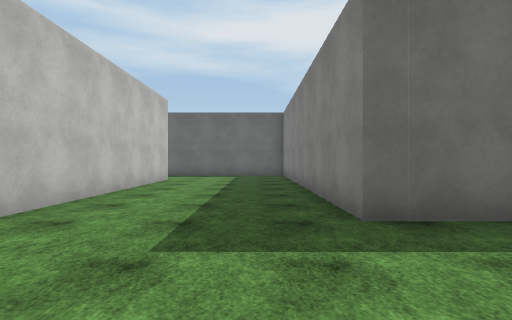
view 1 (above)

22 first-person views from a walk through a scene from a Unity 3-D project. The camera is 1.3 m above the floor, looks level and sees 80° across. The floor is counted in squares, 2 m on a side. Each view is taken from the middle of a square. On the plan, view 1 faces up. The plan holds only what a view shows up to about 10 squares ahead; the rest is blank. The place goes on beyond the plan. The player character is not drawn. Surface patterns are stand-ins for the level's own textures.

view 2
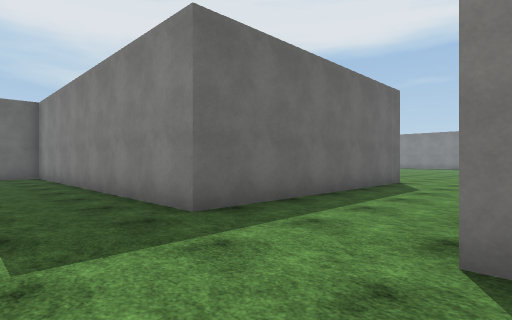

view 3
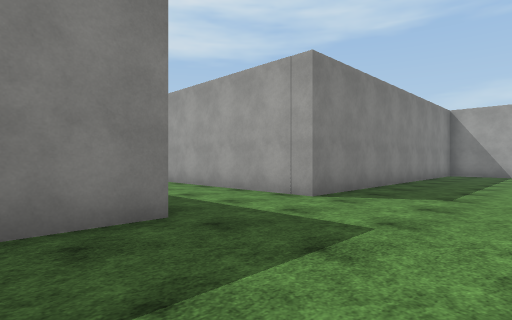

view 4
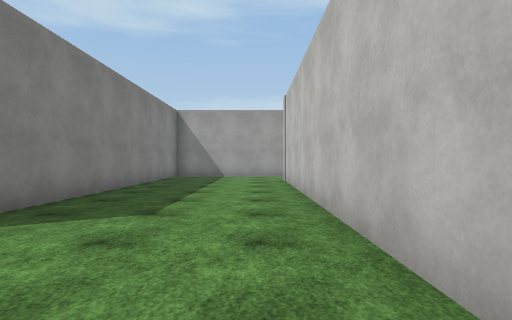

view 5
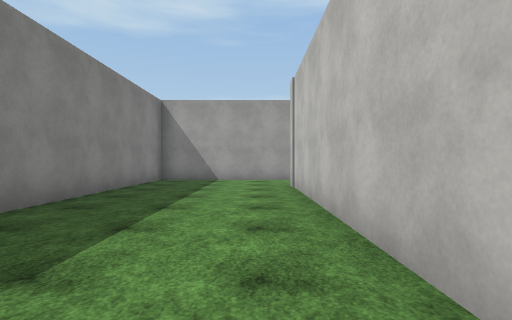

view 6
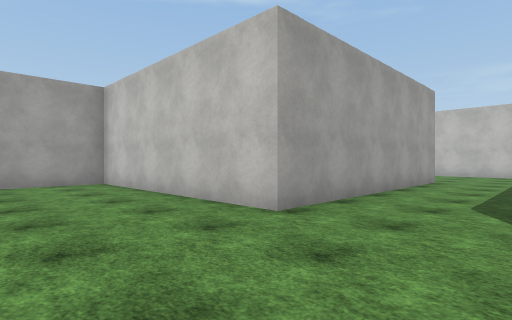

view 7
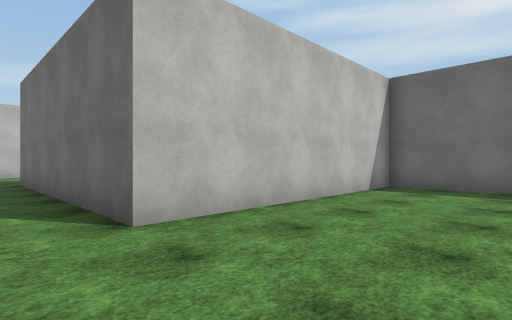

view 8
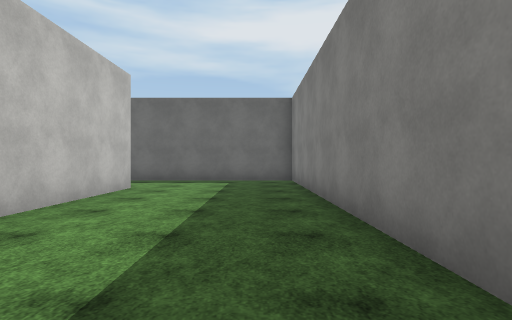

view 9
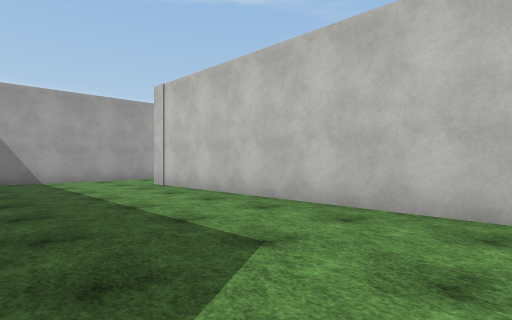

view 10
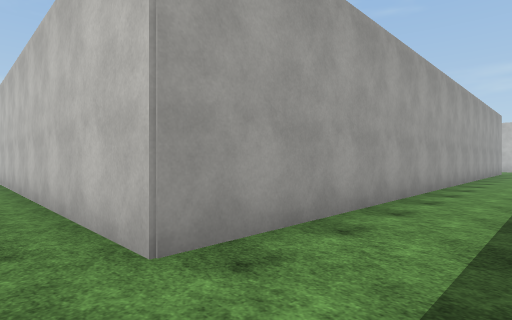

view 11
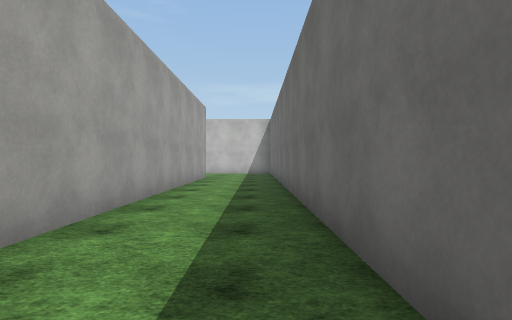

view 12
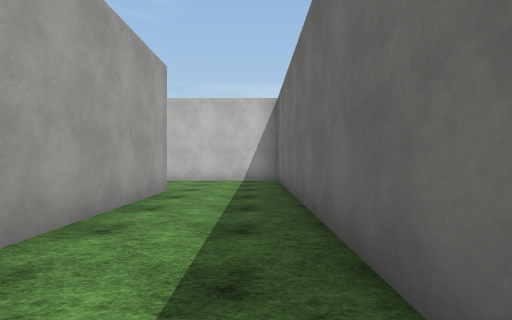

view 13
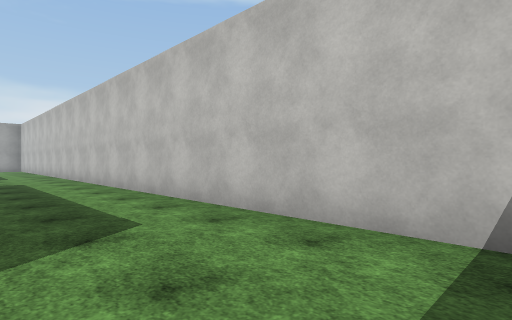

view 14
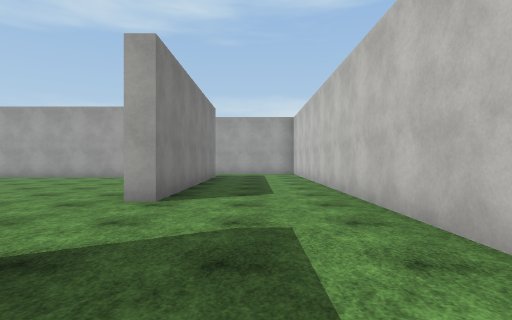

view 15
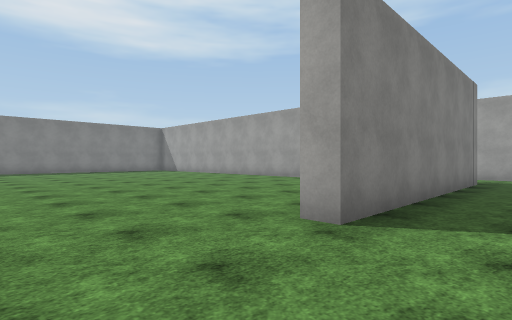

view 16
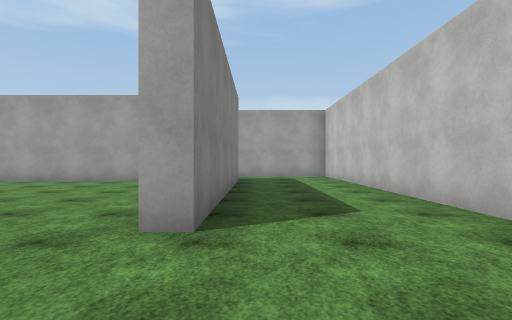

view 17
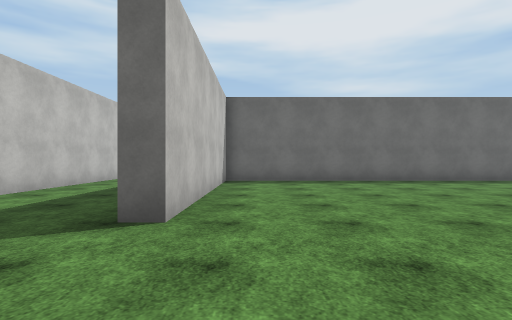

view 18
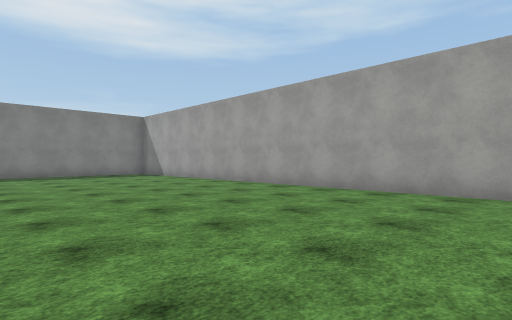

view 19
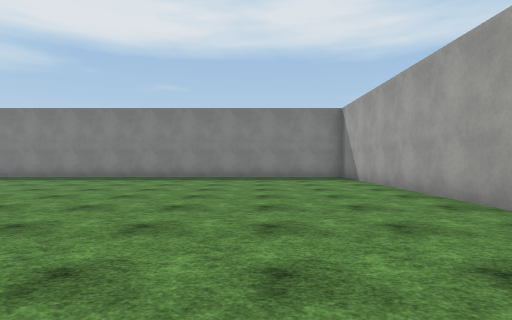

view 20
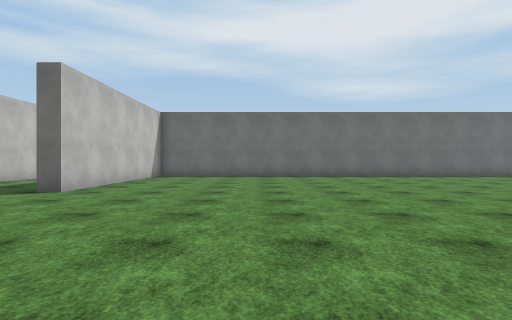

view 21
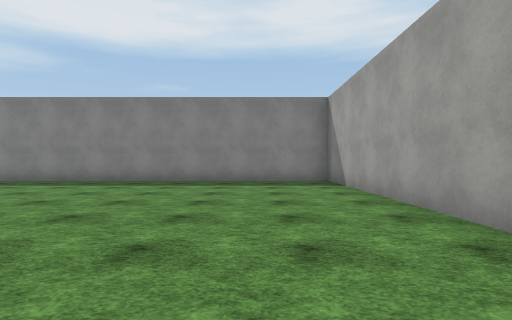

view 22
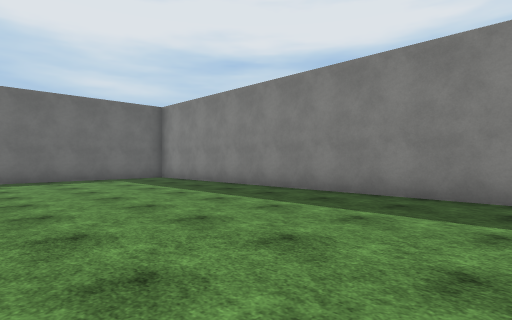

### Floor plan
Points are (right, up) in squares from view 1. A wall is a line through its corners. A room is listed if a view was taken in it or the views show most of it. See-through windows are left out.
Room 1 (views 1, 2, 3, 4, 5, 6, 7, 8, 9)
walls: (10.4, 9.5) (8.1, 9.5) (8.1, 3.3) (1.1, 3.3) (1.1, 12.7) (-1.6, 12.7); (-2.9, 10.1) (-2.9, -6.8); (1.1, -9) (1.1, 0.4) (8.1, 0.4) (8.1, -5.8) (10.2, -5.8); (-3.1, -9.1) (0.1, -9.1)
ways out: opening at (-3, -8) to room 2; opening at (-2, 11.5) to room 2
Room 2 (views 10, 11, 12, 13, 14, 15, 16, 17, 18, 19, 20, 21, 22)
walls: (-9.9, 9.5) (-18.9, 9.5) (-18.9, 3.3) (-19.5, 3.3); (-16.5, -6.3) (-3.4, -6.3) (-3.4, 7.6); (-19.5, 10.1) (-2.9, 10.1); (-5.4, 9.5) (-8.1, 9.5); (-19.4, -6.9) (-19.4, 0.2) (-18.9, 0.2); (-8.8, 12.7) (-22.7, 12.7) (-22.7, -7); (-20, -9.1) (-19, -9.1); (-1.6, 12.7) (-4, 12.7)
ways out: opening at (-3, -8) to room 1; opening at (-2, 11.5) to room 1

Where each view was taken, in squares from view 1:
view 1: 0 up, 0 right, facing up
view 2: 0 up, 1 left, facing up-right
view 3: 5 up, 2 left, facing down-right
view 4: 3 up, 2 left, facing down
view 5: 1 up, 2 left, facing down
view 6: 3 up, 11 right, facing down-left
view 7: 2 up, 11 right, facing up-left
view 8: 3 up, 0 right, facing up
view 9: 1 up, 1 right, facing down-left
view 10: 12 up, 2 left, facing down-left
view 11: 12 up, 8 left, facing left
view 12: 12 up, 13 left, facing left
view 13: 12 up, 20 left, facing down-left
view 14: 5 up, 21 left, facing down
view 15: 3 up, 21 left, facing down-right
view 16: 3 up, 20 left, facing down
view 17: 0 up, 18 left, facing up
view 18: 0 up, 17 left, facing down-right
view 19: 3 down, 15 left, facing right
view 20: 3 down, 15 left, facing up
view 21: 4 down, 13 left, facing right
view 22: 1 down, 9 left, facing up-right
